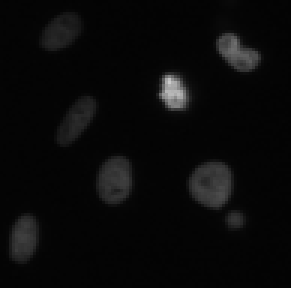
#> input picture image_data/xy_8bit__nuclei_without_offset.tif, 97 x 96 px, found by its file name (shown 3 times larger)
$ python auto_threshold_skimage_napari.py
#> lines starting #> are read from the running program, lines starting #| are printed output that depends on the picture; after the words box and inside, x2 and y2 are one past the last pixel; in counts of white or black regions, pixels touching at a corner belong together; long printed decimals are rounded
import numpy as np
from skimage.io import imread
import napari

# Read the images
image1 = imread('https://github.com/NEUBIAS/training-resources/raw/master/image_data/xy_8bit__nuclei_without_offset.tif')
#> image1 is the input picture: shape (96, 97); min 3, max 203, mean 9.5
image2 = imread('https://github.com/NEUBIAS/training-resources/raw/master/image_data/xy_8bit__nuclei_with_offset.tif')
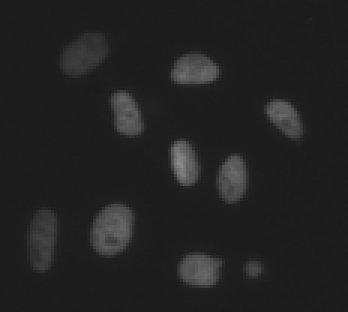
#> input picture image_data/xy_8bit__nuclei_with_offset.tif, 116 x 104 px, found by its file name (shown 3 times larger)
#> image2 is the input picture: shape (104, 116); min 27, max 137, mean 34.3

# Inspect image data type and values
print(image1.dtype, image1.shape, np.min(image1), np.max(image1))
#| uint8 (96, 97) 3 203
print(image2.dtype, image2.shape, np.min(image2), np.max(image2))
#| uint8 (104, 116) 27 137

# Instantiate the napari viewer
viewer = napari.Viewer()

# Visualize images using matplotlib
viewer.add_image(image1, name='image1')
viewer.add_image(image2, name='image2')

# Explore the histograms
info_type = np.iinfo(image1.dtype)
print('\n', info_type)
#|  Machine parameters for uint8
#| ---------------------------------------------------------------
#| min = 0
#| max = 255
#| ---------------------------------------------------------------
min_val = info_type.min
#> min_val = 0
max_val = info_type.max
#> max_val = 255

import matplotlib.pyplot as plt
plt.hist(image1.flatten(), bins=np.arange(max_val+1), log=True);

plt.hist(image2.flatten(), bins=np.arange(max_val+1), log=True);

# Try manual thresholding
thr1 = 25
thr2 = 75

manual1 = image1>thr1
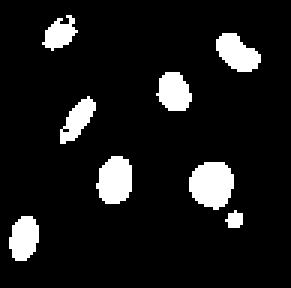
#> manual1: shape (96, 97) bool (shown 3 times larger); 9.7% white; 8 white regions, largest, box (x1, y1, x2, y2) and area: (63, 54, 78, 70) 186, (32, 52, 44, 68) 152, (72, 11, 87, 24) 128
manual2 = image2>thr2
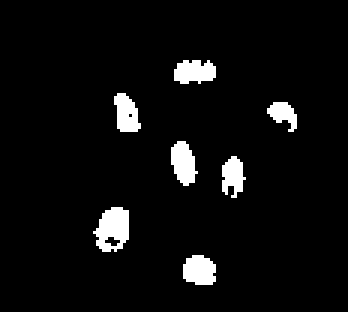
#> manual2: shape (104, 116) bool (shown 3 times larger); 5.1% white; 7 white regions, largest, box (x1, y1, x2, y2) and area: (31, 69, 43, 84) 126, (57, 47, 66, 62) 93, (61, 85, 72, 95) 91

viewer.add_labels(manual1, name='manual_threshold1')
viewer.add_labels(manual2, name='manual_threshold2')
# Identify possible problems with this solution

# Explore auto-thresholding options on:
# https://scikit-image.org/docs/stable/api/skimage.filters.html

# Obtain the thresholding values
from skimage.filters import threshold_mean

thr1 = threshold_mean(image1)
#> thr1 = 9.54
thresholded1 = image1>thr1
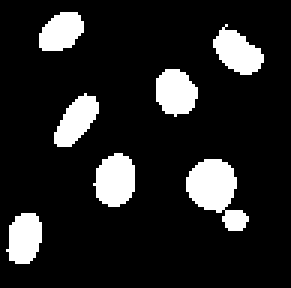
#> thresholded1: shape (96, 97) bool (shown 3 times larger); 13.7% white; 7 white regions, largest, box (x1, y1, x2, y2) and area: (62, 53, 83, 77) 280, (31, 51, 45, 69) 193, (71, 8, 88, 25) 171
print(thr1)
#| 9.544

thr2 = threshold_mean(image2)
#> thr2 = 34.32
thresholded2 = image2>thr2
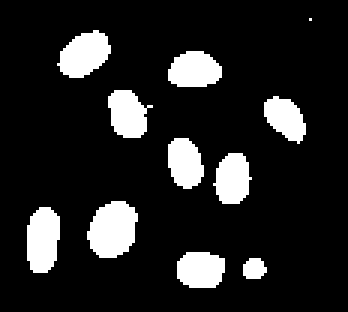
#> thresholded2: shape (104, 116) bool (shown 3 times larger); 13.7% white; 11 white regions (1 under 20 px), largest, box (x1, y1, x2, y2) and area: (29, 67, 46, 86) 244, (9, 69, 20, 91) 201, (19, 10, 37, 26) 194
print(thr2)
#| 34.323

# Visualize auto-thresholded images
viewer.add_labels(thresholded1, name='threshold_mean1')
viewer.add_labels(thresholded2, name='threshold_mean2')

# Explore other throsholding options
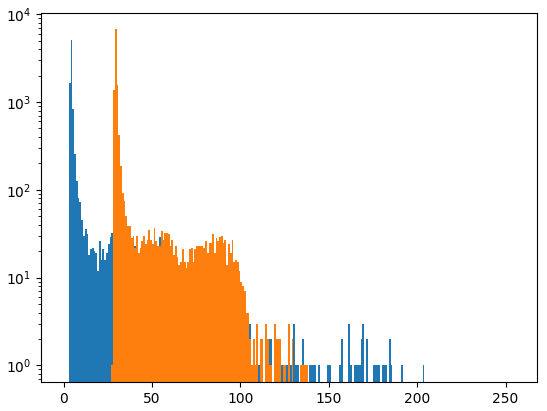
#> figure drawn by matplotlib, 1 panel; tallest bar 5035 high, from x = 4 to 5; tallest bar 6714 high, from x = 29 to 30
